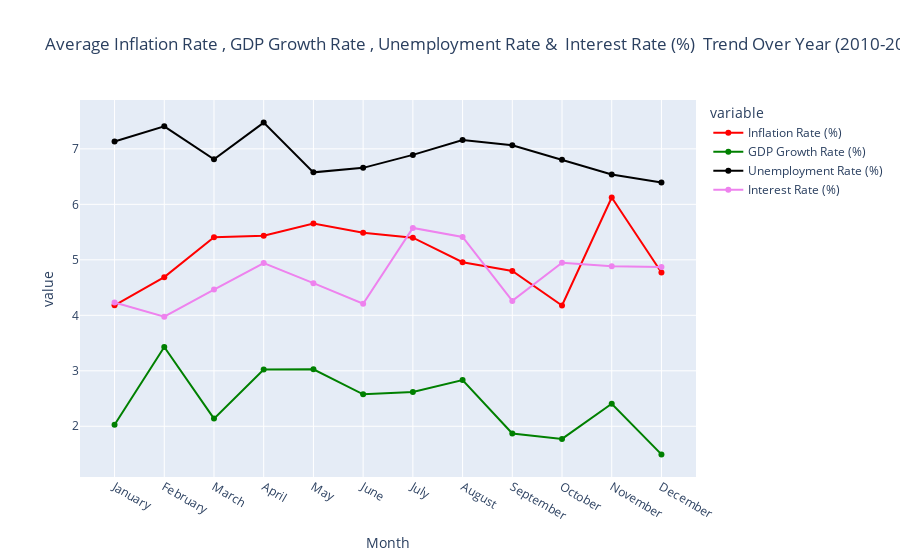

Notebook code for this chart:
### Code cell
fig = px.line(migui, x='Month', 
              y=['Inflation Rate (%)', 'GDP Growth Rate (%)','Unemployment Rate (%)','Interest Rate (%)'],
              title='Average Inflation Rate , GDP Growth Rate , Unemployment Rate &  Interest Rate (%)  Trend Over Year (2010-2023)',
              markers=True,color_discrete_sequence=["red","green","black","violet"],
              height=600)
fig

### Figure 1 — Plotly figure (JSON) as saved in the notebook; plotly's stock layout.template omitted (floating-point values rounded to 4 significant figures)
{"data": [{"hovertemplate": "variable=Inflation Rate (%)<br>Month=%{x}<br>value=%{y}<extra></extra>", "legendgroup": "Inflation Rate (%)", "line": {"color": "red", "dash": "solid"}, "marker": {"symbol": "circle"}, "mode": "markers+lines", "name": "Inflation Rate (%)", "orientation": "v", "showlegend": true, "type": "scatter", "x": ["January", "February", "March", "April", "May", "June", "July", "August", "September", "October", "November", "December"], "xaxis": "x", "y": [4.18, 4.688, 5.406, 5.433, 5.654, 5.487, 5.399, 4.958, 4.799, 4.177, 6.123, 4.771], "yaxis": "y"}, {"hovertemplate": "variable=GDP Growth Rate (%)<br>Month=%{x}<br>value=%{y}<extra></extra>", "legendgroup": "GDP Growth Rate (%)", "line": {"color": "green", "dash": "solid"}, "marker": {"symbol": "circle"}, "mode": "markers+lines", "name": "GDP Growth Rate (%)", "orientation": "v", "showlegend": true, "type": "scatter", "x": ["January", "February", "March", "April", "May", "June", "July", "August", "September", "October", "November", "December"], "xaxis": "x", "y": [2.027, 3.428, 2.138, 3.024, 3.027, 2.576, 2.618, 2.832, 1.869, 1.773, 2.407, 1.493], "yaxis": "y"}, {"hovertemplate": "variable=Unemployment Rate (%)<br>Month=%{x}<br>value=%{y}<extra></extra>", "legendgroup": "Unemployment Rate (%)", "line": {"color": "black", "dash": "solid"}, "marker": {"symbol": "circle"}, "mode": "markers+lines", "name": "Unemployment Rate (%)", "orientation": "v", "showlegend": true, "type": "scatter", "x": ["January", "February", "March", "April", "May", "June", "July", "August", "September", "October", "November", "December"], "xaxis": "x", "y": [7.134, 7.406, 6.811, 7.473, 6.576, 6.658, 6.891, 7.16, 7.064, 6.804, 6.537, 6.395], "yaxis": "y"}, {"hovertemplate": "variable=Interest Rate (%)<br>Month=%{x}<br>value=%{y}<extra></extra>", "legendgroup": "Interest Rate (%)", "line": {"color": "violet", "dash": "solid"}, "marker": {"symbol": "circle"}, "mode": "markers+lines", "name": "Interest Rate (%)", "orientation": "v", "showlegend": true, "type": "scatter", "x": ["January", "February", "March", "April", "May", "June", "July", "August", "September", "October", "November", "December"], "xaxis": "x", "y": [4.23, 3.975, 4.465, 4.942, 4.579, 4.209, 5.575, 5.413, 4.26, 4.948, 4.884, 4.871], "yaxis": "y"}], "layout": {"autosize": true, "legend": {"title": {"text": "variable"}, "tracegroupgap": 0}, "title": {"text": "Average Inflation Rate , GDP Growth Rate , Unemployment Rate &  Interest Rate (%)  Trend Over Year (2010-2023)"}, "xaxis": {"anchor": "y", "autorange": true, "domain": [0, 1], "range": [-0.6757, 11.68], "title": {"text": "Month"}, "type": "category"}, "yaxis": {"anchor": "x", "autorange": true, "domain": [0, 1], "range": [1.094, 7.873], "title": {"text": "value"}, "type": "linear"}}}
